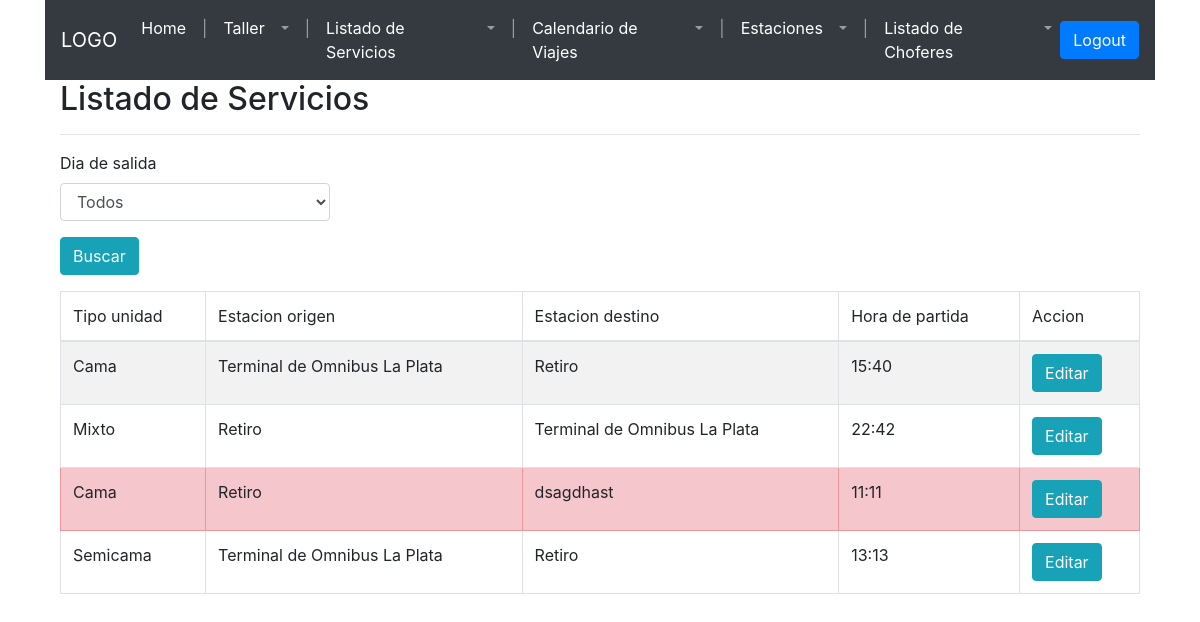
/frontend/pages/listado-servicios.php, run on the app's committed database.
### tables this page shows
CREATE TABLE `servicio` (
  `servicio_id` int(11) NOT NULL,
  `tipo_unidad_id` int(11) NOT NULL,
  `fecha_partida_id` int(11) NOT NULL,
  `estacion_id_origen` int(11) NOT NULL,
  `estacion_id_destino` int(11) NOT NULL,
  `habilitado` tinyint(1) NOT NULL DEFAULT 1
);

CREATE TABLE `estacion` (
  `estacion_id` int(11) NOT NULL,
  `localidad_id` int(11) NOT NULL,
  `nombre` varchar(255) DEFAULT NULL,
  `direccion` varchar(255) DEFAULT NULL,
  `telefono` varchar(20) DEFAULT NULL,
  `habilitada` tinyint(1) NOT NULL DEFAULT 1
);

### frontend/pages/config/connection.php (called while the page is built, shortened)
<?php
function openConnection($username, $password){
 	$servername = "localhost";
	$conn = new mysqli($servername, $username, $password,"empresa_de_transporte");
	return $conn;
 }
 function executeQuery($sqlQuery){
 	$conn = openConnection("test", "test");
	$result = $conn->query($sqlQuery);
	return $result;
 }
?>

### frontend/pages/config/config-listado-servicios.php (the view, shortened to what this page needs)
<?php
include("config/connection.php");
function getDiasPartida($diaId){
  $sql = "SELECT d.`dia_id`, d.`descripcion` FROM `dia` d";
  $result = executeQuery($sql);
  if ($result->num_rows > 0) {
      if(is_numeric($diaId)){
        while($row = $result->fetch_assoc()) {
          if($diaId == $row["dia_id"]){
            echo "<option value=".$row["dia_id"]." selected>".$row["descripcion"]."</option>";
          }
          else{
            echo "<option value=".$row["dia_id"].">".$row["descripcion"]."</option>";
          }
        }
        if($diaId == -1){
          $default = "selected";
        }
        echo "<option value=\"-1\" ".$default.">Todos</option>";
      }
      else{
        echo "<option value=\"-1\" selected>Todos</option>";
      }
  } else {
      echo "0 results";
  }
}
function getServiciosByDia($diaId){
  if(is_numeric($diaId) AND $diaId >= 1){
    $condition = "WHERE f.`dia_id` = ". $diaId;
  }
  else{
    $condition = "WHERE 1";
  }
  $sql = "SELECT s.`servicio_id`,
                  s.`tipo_unidad_id`,
                  e_origen.`nombre` as `e_nombre_origen`,
                  e_destino.`nombre` as `e_nombre_destino`,
                  date_format(f.`hora_partida`, '%H:%i') as `hora_de_partida`,
                  s.`habilitado`
          FROM `servicio` s
          JOIN `fecha_partida` f ON s.`fecha_partida_id` = f.`fecha_partida_id`
          /*
          JOIN `tipo_unidad` t ON t.`tipo_unidad_id` = s.`tipo_unidad_id`
          */
          JOIN `estacion` e_origen ON e_origen.`estacion_id` = s.`estacion_id_origen`
          JOIN `estacion` e_destino ON e_destino.`estacion_id` = s.`estacion_id_destino` "
          . $condition.
          " ORDER BY s.`servicio_id` ASC";
  $result = executeQuery($sql);
  if ($result->num_rows > 0) {
      while($row = $result->fetch_assoc()) {
        if(intval($row["habilitado"]) == 0){
          echo "<tr class=\"table-danger\">";
        }
        else echo "<tr>";
        switch($row["tipo_unidad_id"])
        {
          case 1: echo "<td> Cama </td>"; break;
          case 2: echo "<td> Semicama </td>"; break;
          case 3: echo "<td> Mixto </td>"; break;
        }
        echo "<td>". $row["e_nombre_origen"]."</td>";
        echo "<td>". $row["e_nombre_destino"]."</td>";
        echo "<td>". $row["hora_de_partida"]."</td>";
        echo "<td>
        <input type=\"button\" class=\"btn btn-info boton-edit-servicio\" id=\"".$row["servicio_id"]."\" value=\"Editar\">
        <!--
        <input type=\"button\" class=\"btn btn-danger boton-delete-servicio\" value=\"Borrar\">
        -->
        </td>";
        echo "</tr>";
      }
  } else {
    echo "<tr><td colspan=\"6\">Sin servicios para el dia seleccionado</td></tr>";
  }
}
?>

### frontend/pages/styles/home2.css (style rules this page uses)
body { font-size: 15px; font-family: Arial, Helvetica, sans-serif; }

### data on the page
servicio: shows "Cama", estacion_id_origen.nombre "Terminal de Omnibus La Plata", estacion_id_destino.nombre "Retiro", hora_de_partida "15:40"
servicio: shows "Mixto", estacion_id_origen.nombre "Retiro", estacion_id_destino.nombre "Terminal de Omnibus La Plata", hora_de_partida "22:42"
servicio: shows "Cama", estacion_id_origen.nombre "Retiro", estacion_id_destino.nombre "dsagdhast", hora_de_partida "11:11"
servicio: shows "Semicama", estacion_id_origen.nombre "Terminal de Omnibus La Plata", estacion_id_destino.nombre "Retiro", hora_de_partida "13:13"
